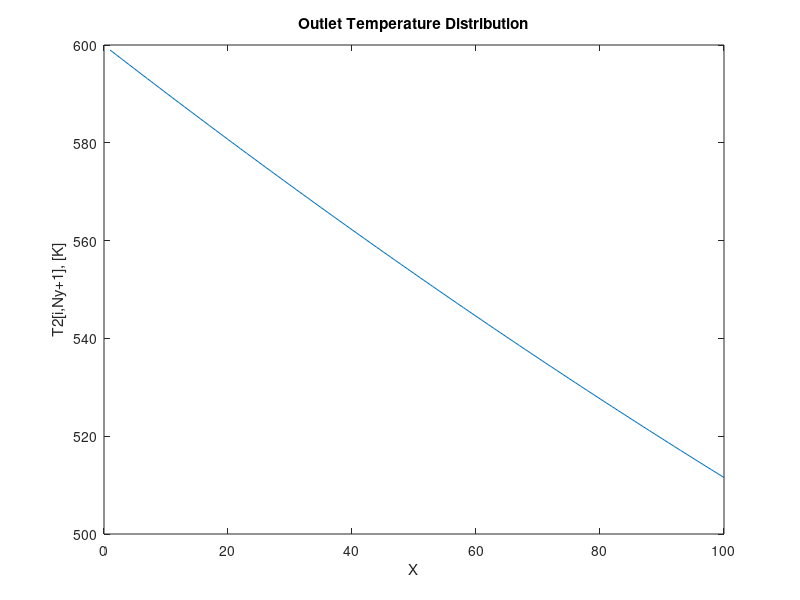

Write the MATLAB code that produced this figure.
% Fluid 1: gas transverse to the tubes - x-axis
% Fluid 2: oil inside the tubes - y-axis

% Case 1: Nf=40, Nc=100, Ly=4 [m], mf1=1 [kg/s], mf2t=0.5 [kg/s]
% Main Parameters
clc
clear
T1i=800+273.15; % Inlet temperature of fluid 1 [K]
T2i=20+273.15; % Inlet temperature of fluid 2 [K]

Nf=40; % Number of tube rows
Nc=100; % Number of tube columns
Ly=4; % Length of the tubes [m]
Z=72.39e-3; % Vertical distance between tube centers [m]
ri=20.445e-3; % Inner radius of the tubes [m]
ro=24.13e-3; % Outer radius of the tubes [m]
re=39.5e-3; % Outer radius of the fins [m]
t=1e-3; % Thickness of the fins [m]
sigma_f=275; % Number of fins per unit length on the tubes [1/m]
mf1=1; % Mass flow rate of fluid 1 [kg/s]
P1=120; % Gas pressure [kPa]
R=0.297; % Gas constant
mf2t=0.5; % Total mass flow rate of fluid 2 [kg/s]
mf2=(mf2t/Nc)*ones(1,Nc); % Mass flow distribution of fluid 2 across different tube columns [kg/s]
kt=40; % Thermal conductivity of the tubes [W/(m·K)]
kf=386; % Thermal conductivity of the fins [W/(m·K)]
nt=sigma_f*Ly; % Total number of fins on one tube
Ny=44; % Number of discretization elements in the tubes
% Constants
n=sigma_f*Ly/Ny; % Number of fins in each element
delta_y=Ly/Ny; % Length of each tube element [m]
delta_A1b=2*pi*ro*(delta_y-n*t); % Base area [m^2]
delta_A1f=2*pi*n*(re^2-ro^2+re*t); % Fin area [m^2]
delta_A1=delta_A1b+delta_A1f; % Net area on the hot side of one element of each tube [m^2]
delta_A2=2*pi*ri*delta_y; % Area on the cold side of one element of each tube [m^2]
Rw=log(ro/ri)/(2*pi*kt*delta_y); % Thermal resistance of the tube wall in each segment [W/m^2*K]
% Initialization of temperatures at inlet elements
T1=zeros(1,Nc+1); 
T1(1,1)=T1i; % Inlet temperature of fluid 1 [K]

T2=zeros(Nc, Ny+1);
% From i = 1 to i = Nc: T2[i;1] = T2i
for i=1:Nc
    T2(i,1)=T2i; % Inlet temperature of fluid 2 [K]
end
% Initial estimation
T1(Nc+1)=700+273.15; 
T1o=T1(Nc+1); % Initial estimate of the outlet temperature of fluid 1 [K]
% Main Calculation Loop
while 1 % Iterates until the defined tolerance condition is met
    
    % Calculations for circular fin efficiency
    r=re/ro;
    Le=re-ro+t/2;
    if r<=2
        b=0.9107+ 0.0893*r;
    else
        b=0.9706+0.17125*log(r);
    end
    C1=zeros(1,Nc); % Thermal capacity of fluid 1 [J/K]
    Cp2=zeros(1,Ny); % Specific heat capacity of fluid 2 [J/kg*K]
    Tm=(T1i+T1o)/2; % Mean temperature [K]
    Cp1m=1000*(1.0147+(3.3859e-4*Tm)-(1.6631e-6)*(Tm)^2+(3.5452e-9)*(Tm)^3-(2.8851e-12)*(Tm)^4+(8.1731e-16)*(Tm)^5); % Specific heat of fluid 1 at the mean temperature [J/kg*K]
    rho1=P1/(R*Tm); % Density of fluid 1 [kg/m^3]
    u_max=mf1/(rho1*Ly*(Nf*(Z-2*ro)-sigma_f*(2*re-2*ro)*t)); % Maximum average velocity of fluid 1 when passing through a tube column [m/s]
    miu1=1.751e-6+(6.4458e-8)*Tm-(4.1435e-11)*Tm^2+(1.8385e-14)*Tm^3-(3.2051e-18)*Tm^4; % Dynamic viscosity of fluid 1 [Pa*s]
    k1=1.995e-4+(9.9744e-5)*Tm-(4.8142e-8)*Tm^2+(1.614e-11)*Tm^3-(3.176e-15)*Tm^4; % Thermal conductivity of fluid 1 [W/(m·K)]
    Re1=rho1*u_max*2*ro/miu1; % Reynolds number of fluid 1
    Pr1=Cp1m*miu1/k1; % Prandtl number of fluid 1
    
    % Constant calculations for obtaining the Nusselt number
    if Re1>0 && Re1<1e2
        C=0.9;
        alpha=0.4;
        beta=0.36;
    elseif Re1>1e2 && Re1<1e3
        C=0.52;
        alpha=0.5;
        beta=0.36;
    elseif Re1>1e3 && Re1<2e5
        C=0.27;
        alpha=0.63;
        beta=0.36;
    else
        C=0.033;
        alpha=0.8;
        beta=0.4;       
    end

    
        Nu=C*(Re1^alpha)*(Pr1^beta); % Nusselt number for fluid 1
h1=Nu*k1/(2*ro); % Convective heat transfer coefficient for fluid 1 [W/m^2*K]

U=zeros(Nc, Ny); % Overall heat transfer coefficient [W/m^2*K]
h2=zeros(Nc,Ny); % Convective heat transfer coefficient for fluid 2 [W/m^2*K]
for i=1:Nc
    Cp1=1000*(1.0147+(3.3859e-4)*T1(i)-(1.6631e-6)*(T1(i))^2+(3.5452e-9)*(T1(i))^3-(2.8851e-12)*(T1(i))^4+(8.1731e-16)*(T1(i))^5); % Specific heat of fluid 1 [J/kg*K]  
    C1(i)=mf1*Cp1;  % Heat capacity of fluid 1 [J/K]     
    % Calculations for circular fin efficiency
    m=sqrt(2*h1/(kf*t));
    n=exp(0.13*m*Le-1.3863);
    phi=m*Le*(r)^n;
    if phi>0.6+2.257*(r)^-0.445
        etha0=(r)^-0.246*(m*Le)^-b;  % Individual efficiency of a circular fin       
    else
        etha0=tanh(phi)/phi; 
    end 
    ethaf=(delta_A1b+etha0*delta_A1f)/delta_A1; % Efficiency of the finned surface   
               
    for j=1:Ny
        Cp2(i,j)=1000*(0.81554 + 0.00364*T2(i,j)); % Specific heat of fluid 2 [J/kg*K]
        rho2=1040.3-0.60477*T2(i,j); % Density of fluid 2 [kg/m^3]
        u_max2=(mf2(i)/Nf)/(rho2*pi*ri^2); % Maximum average velocity of fluid 2 [m/s]
        k2=-7.5722e-2 +(2.5952e-3)*T2(i,j)-(1.2033e-5)*(T2(i,j))^2 + (2.653e-8)*(T2(i,j))^3 -(2.8663e-11)*(T2(i,j))^4 + (1.2174e-14)*(T2(i,j))^5; % Thermal conductivity of fluid 2 [W/(m·K)]
        miu2=1000*exp(81.541-0.61584*(T2(i,j))+(1.7943e-3)*(((T2(i,j))^2)-(2.3678e-6)*(((T2(i,j))^3)+(1.1763e-9)*((T2(i,j))^4)))); % Dynamic viscosity of fluid 2 [Pa*s]
        Pr2=Cp2*miu2/k2; % Prandtl number for fluid 2       
        Re2=rho2*u_max2*2*ro/miu2; % Reynolds number for fluid 2
        C2=mf2(1,j)*Cp2(i,j); % Heat capacity of fluid 2 [J/K]
        f=0.00512+0.4572*(Re2^(-0.311)); % Darcy-Weisbach friction factor
        % Calculation of Nusselt number for fluid 2
        if Re2<3000
            Nu=4.36;
        elseif Re2>3000
            num=(f/8)*((Re2)-1000)*Pr2;
            den=1+12.7*sqrt(f/8)*(((Pr2)^(2/3))-1);
            Nu=num/den;  
        end               
        h2(i,j)=Nu*k2/(2*ri); % Convective heat transfer coefficient for fluid 2 [W/m^2*K]      
        U(i,j)=inv((delta_A2/(h1*ethaf*delta_A1))+delta_A2*Rw+(1/h2(i,j))); % Overall heat transfer coefficient [W/m^2*K]       
        T2(i,j+1)=T2(i,j)+U(i,j)*delta_A2*(T1(i)-T2(i,j))/C2; % Outlet temperature of fluid 2 to the next element [K]
        if T2(i,j+1)>613.15 % Maximum temperature for fluid 2 [K]
            break
        end
        
    end 

    % Calculation of outlet temperature of fluid 1 for the next control volume
    suma=0;
    for j=1:Ny
        suma=suma+U(i,j)*(T1(i)-T2(i,j)); 
    end
    T1(i+1)=T1(i)-(delta_A2/C1(i))*suma;  %[K]
   
end  
% Graph T2 vs x for the outlet temperature distribution T2[i,Ny+1]
plot(T2(:,Ny+1)) 
title('Outlet Temperature Distribution')
ylabel('T2[i,Ny+1], [K]')
xlabel('X')   
% Decision whether to perform another iteration
AUX=T1o; % Auxiliary variable to store the last used value of T1o
T1o=T1(Nc+1); % New outlet temperature of fluid 1
E=1; % Defined tolerance for this difference

if abs(T1o-AUX)<E % Condition for acceptable estimation
    break % Exit the loop if tolerance is met
end

end
%T1
%T1o
%T2
% Calculation of outlet temperature T2o with eq 5.11
num=0;
den=0;
for i=1:Nc    
    num=num+mf2(i)*Cp2(i,Ny)*T2(i,Ny+1);
    den=den+mf2(i)*Cp2(i,Ny);      
end
T2o=num/den; % Outlet temperature of fluid 2 [K]
% Calculation of transferred heat Q with eq 5.13 
Q=0;
for i=1:Nc
    Q=Q+C1(1,i)*(T1(i)-T1(i+1));
end
Q % Total transferred heat [W]
